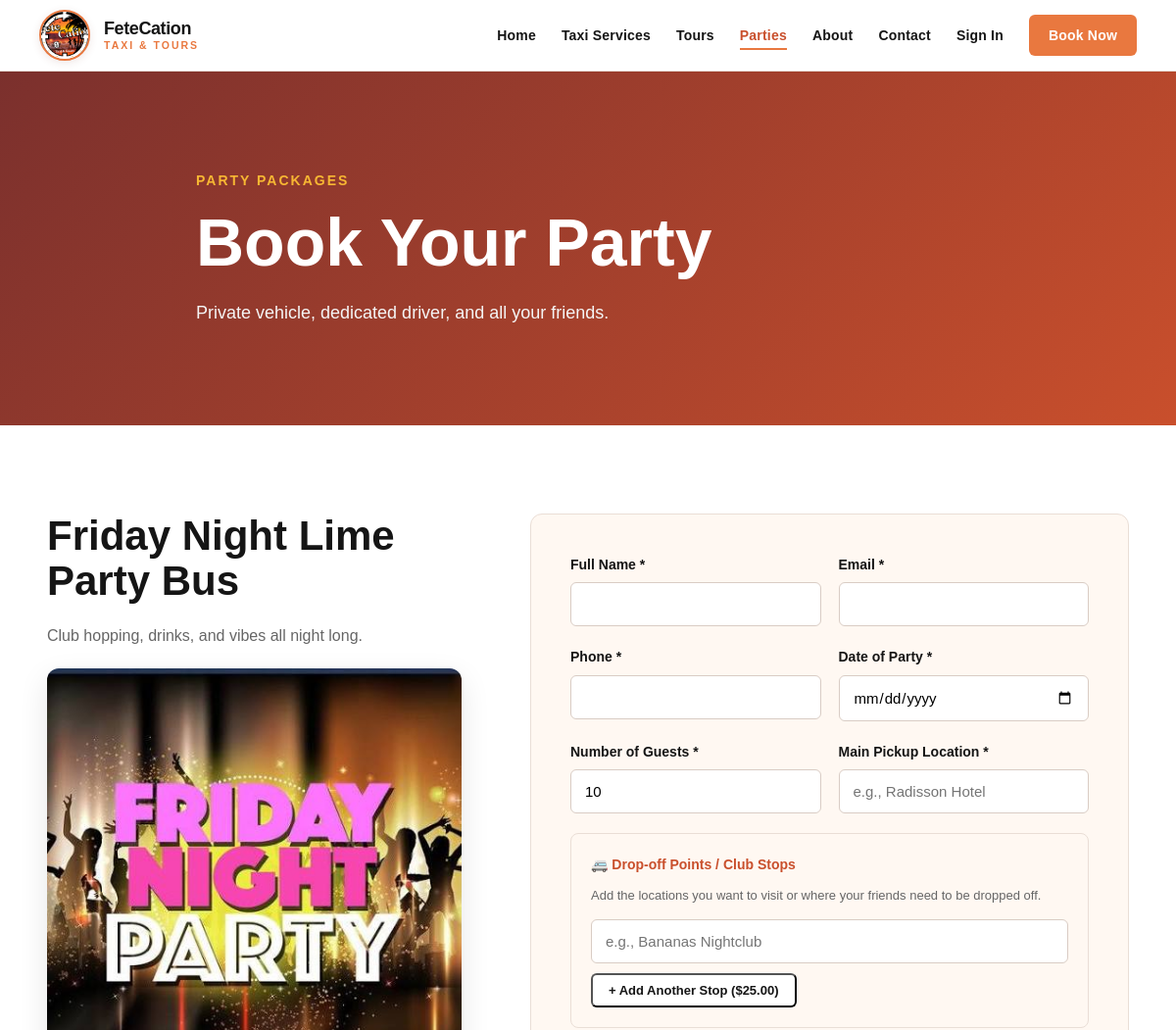
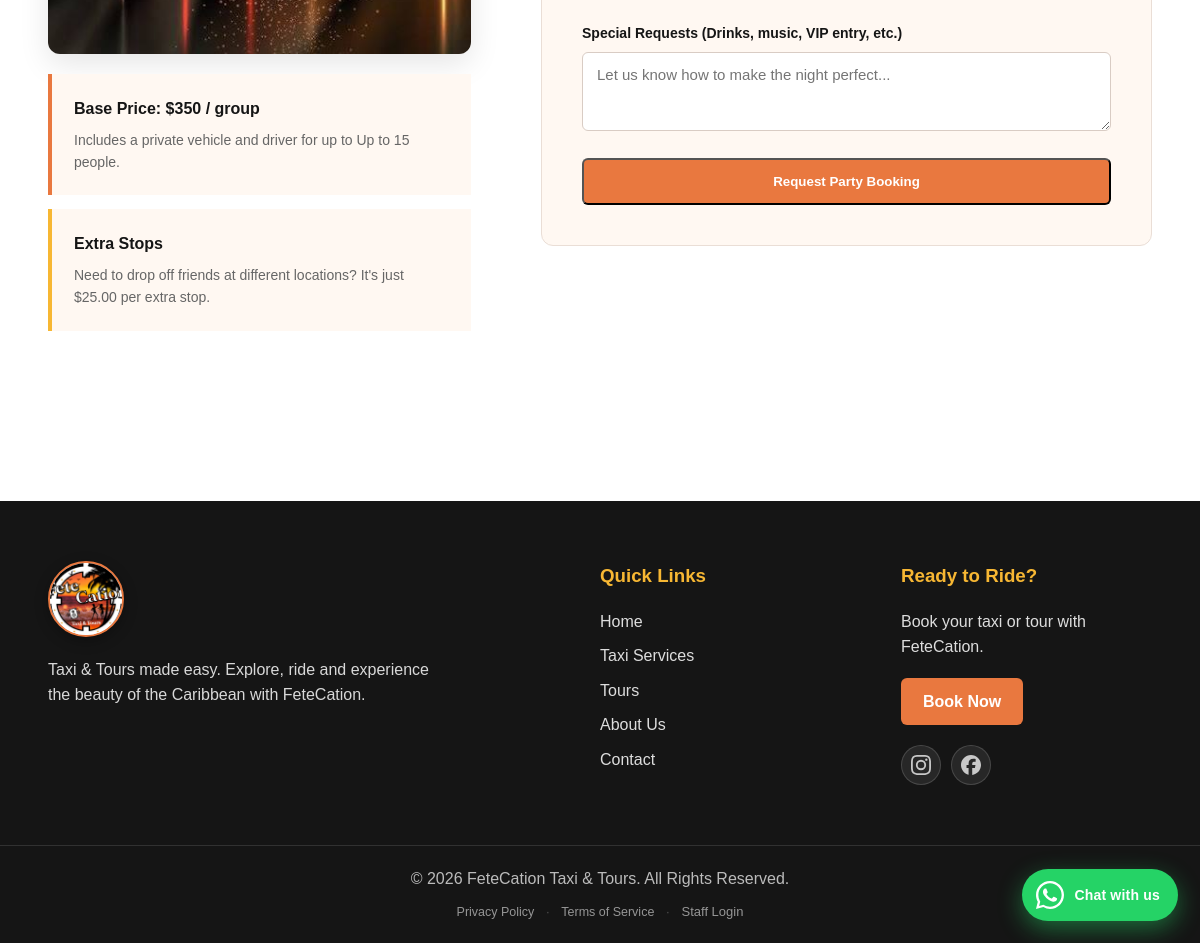
The app's page /booking/party-booking.php with its own data (2 pictures, top to bottom).
### tables this page shows
CREATE TABLE `tours` (
  `id` int(11) NOT NULL,
  `slug` varchar(100) NOT NULL,
  `type` enum('tour','party') NOT NULL,
  `name` varchar(150) NOT NULL,
  `tag` varchar(50) DEFAULT NULL,
  `tagline` varchar(255) DEFAULT NULL,
  `emoji` varchar(10) DEFAULT NULL,
  `image` varchar(255) DEFAULT NULL,
  `duration` varchar(100) DEFAULT NULL,
  `group_size` varchar(100) DEFAULT NULL,
  `price_display` varchar(100) DEFAULT NULL,
  `price_amount` decimal(10,2) DEFAULT NULL,
  `price_type` enum('per_person','per_group','custom') DEFAULT 'per_person',
  `pickup` varchar(150) DEFAULT NULL,
  `multi_stop_price` decimal(10,2) DEFAULT NULL,
  `about` longtext DEFAULT NULL CHECK (json_valid(`about`)),
  `included` longtext DEFAULT NULL CHECK (json_valid(`included`)),
  `bring` longtext DEFAULT NULL CHECK (json_valid(`bring`)),
  `itinerary` longtext DEFAULT NULL CHECK (json_valid(`itinerary`)),
  `updated_at` timestamp NOT NULL DEFAULT current_timestamp() ON UPDATE current_timestamp(),
  `how_it_works` longtext DEFAULT NULL CHECK (json_valid(`how_it_works`)),
  `ideas` longtext DEFAULT NULL CHECK (json_valid(`ideas`))
);

### data/tours-data.php (called while the page is built, shortened)
<?php
require_once __DIR__ . '/../includes/database.php';
$TOURS = [];
$PARTIES = [];
try {
    $stmt = $pdo->query('SELECT * FROM tours ORDER BY id ASC');
    $rows = $stmt->fetchAll();
    foreach ($rows as $row) {
        $item = [
            'name'             => $row['name'],
            'tag'              => $row['tag'],
            'tagline'          => $row['tagline'],
            'emoji'            => $row['emoji'],
            'image'            => $row['image'],
            'duration'         => $row['duration'],
            'group'            => $row['group_size'],
            'price'            => $row['price_display'],
            'price_per_person' => $row['price_amount'],
            'price_type'       => $row['price_type'],
            'pickup'           => $row['pickup'],
            'multi_stop_price' => $row['multi_stop_price'],
            'about'            => json_decode($row['about'], true) ?: [],
            'included'         => json_decode($row['included'], true) ?: [],
            'bring'            => json_decode($row['bring'], true) ?: [],
            'itinerary'        => json_decode($row['itinerary'], true) ?: [],
            'how_it_works'     => isset($row['how_it_works']) ? (json_decode($row['how_it_works'], true) ?: []) : [],
            'ideas'            => isset($row['ideas'])        ? (json_decode($row['ideas'], true) ?: [])        : [],
        ];
        if ($row['type'] === 'party') {
            $PARTIES[$row['slug']] = $item;
        } else {
            $TOURS[$row['slug']] = $item;
        }
    }
} catch (Throwable $e) {
    error_log('Failed to load tours/parties from DB: ' . $e->getMessage());
}
function fete_tour($slug) {
    global $TOURS, $PARTIES;
    if (isset($PARTIES[$slug])) return $PARTIES[$slug];
    return null;
}

### booking/party-booking.php (the view, shortened to what this page needs)
<?php
require_once __DIR__ . "/../data/tours-data.php";
$selectedTour = isset($_GET['tour']) ? htmlspecialchars($_GET['tour']) : 'friday-night-lime';
$tour = fete_tour($selectedTour);
$prefillName = '';
$prefillEmail = '';
$prefillPhone = '';
require_once __DIR__ . "/../includes/header.php";
?>
<section class="page-hero">
    <div class="container page-hero-content">
        <p class="section-label">PARTY PACKAGES</p>
        <h1>Book Your Party</h1>
        <p>Private vehicle, dedicated driver, and all your friends.</p>
    </div>
</section>
<section class="content-section">
    <div class="container booking-container">
        <div class="booking-intro">
            <h2><?= htmlspecialchars($tour['name']); ?></h2>
            <p style="color:var(--fete-gray); margin-bottom:20px;"><?= htmlspecialchars($tour['tagline']); ?></p>
            <img src="<?= htmlspecialchars($tour['image']); ?>" alt="Flyer" style="width:100%; border-radius:12px; box-shadow:var(--shadow); margin-bottom:20px;">
            <div class="booking-note">
                <strong>Base Price: <?= htmlspecialchars($tour['price']); ?></strong>
                <p>Includes a private vehicle and driver for up to <?= htmlspecialchars($tour['group']); ?>.</p>
            </div>
            <div class="booking-note" style="margin-top:14px; border-left-color:var(--fete-yellow);">
                <strong>Extra Stops</strong>
                <p>Need to drop off friends at different locations? It's just $<?= number_format($tour['multi_stop_price'], 2); ?> per extra stop.</p>
            </div>
        </div>
        <div class="booking-form-card">
            <form method="post" action="">
                <div class="form-row">
                    <div class="form-group">
                        <label>Full Name *</label>
                        <input type="text" name="name" value="<?= htmlspecialchars($prefillName); ?>" required>
                    </div>
                    <div class="form-group">
                        <label>Email *</label>
                        <input type="email" name="email" value="<?= htmlspecialchars($prefillEmail); ?>" required>
                    </div>
                </div>
                <div class="form-row">
                    <div class="form-group">
                        <label>Phone *</label>
                        <input type="tel" name="phone" value="<?= htmlspecialchars($prefillPhone); ?>" required>
                    </div>
                    <div class="form-group">
                        <label>Date of Party *</label>
                        <input type="date" name="date" required>
                    </div>
                </div>
                <div class="form-row">
                    <div class="form-group">
                        <label>Number of Guests *</label>
                        <input type="number" name="guests" min="1" max="30" value="10" required>
                    </div>
                    <div class="form-group">
                        <label>Main Pickup Location *</label>
                        <input type="text" name="pickup" placeholder="e.g., Radisson Hotel" required>
                    </div>
                </div>
                <div class="form-group" style="background:var(--fete-light); padding:20px; border-radius:8px; border:1px solid var(--fete-border); margin-bottom:24px;">
                    <label style="margin-bottom:10px; display:block; color:var(--fete-orange-dark);">🚐 Drop-off Points / Club Stops</label>
                    <p style="font-size:13px; color:var(--fete-gray); margin-bottom:14px;">Add the locations you want to visit or where your friends need to be dropped off.</p>
                    <div id="stops-container">
                        <input type="text" name="stops[]" placeholder="e.g., Bananas Nightclub" style="margin-bottom:10px;">
                    </div>
                    <button type="button" onclick="addStop()" class="secondary-button" style="padding:8px 16px; font-size:13px; display:inline-block;">
                        + Add Another Stop ($<?= number_format($tour['multi_stop_price'], 2); ?>)
                    </button>
                </div>
                <div class="form-group">
                    <label>Special Requests (Drinks, music, VIP entry, etc.)</label>
                    <textarea name="notes" rows="3" placeholder="Let us know how to make the night perfect..."></textarea>
                </div>
                <button type="submit" class="primary-button" style="width:100%;">
                    Request Party Booking
                </button>
            </form>
        </div>
    </div>
</section>
<?php require_once __DIR__ . "/../includes/footer.php"; ?>

### records on screen
tours: name "Friday Night Lime Party Bus", tagline "Club hopping, drinks, and vibes all night long.", image (picture), price_display "$350 / group", group_size "Up to 15 people", multi_stop_price "25.00"
